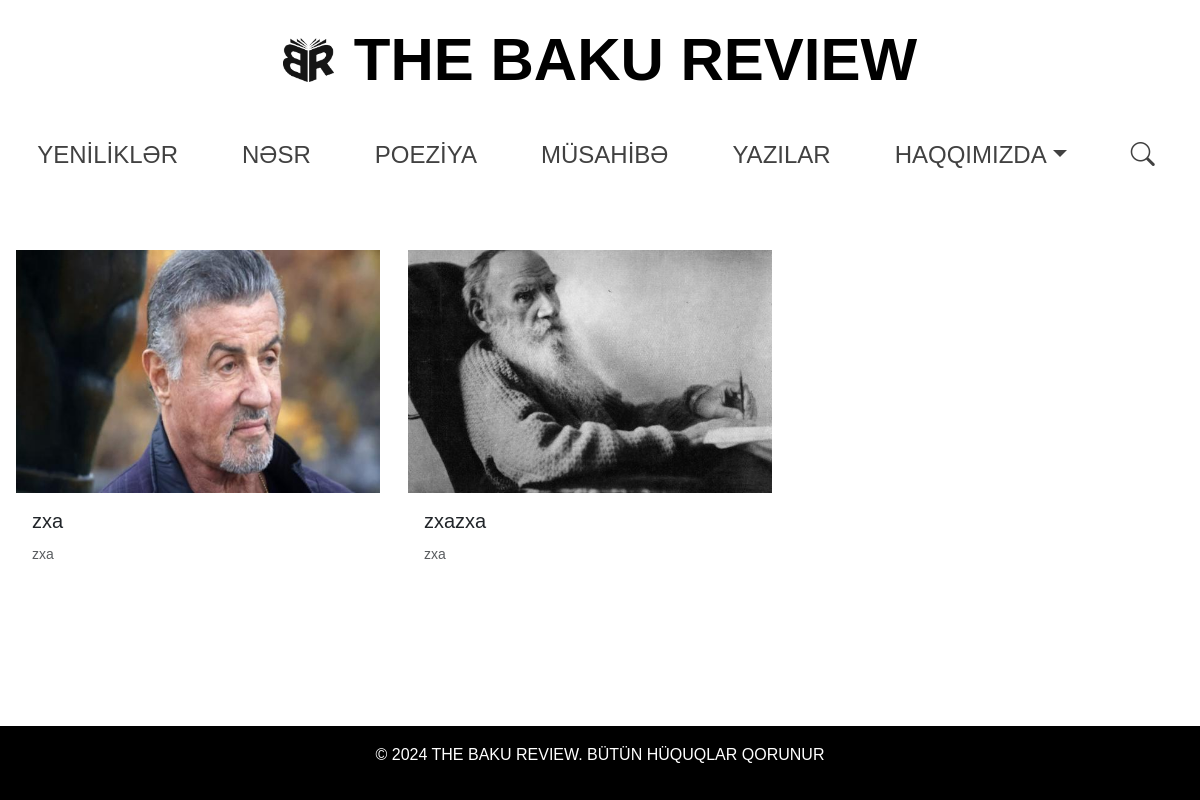
The app's page /interviews/ with its own data.
### core/models.py (models this page shows, shortened)
class BaseModel(models.Model):
    title = models.CharField(max_length=200, db_index=True)
    slug = models.SlugField(max_length=200, unique=True, blank=True)
    content = CKEditor5Field("Text", config_name="extends")
    image = models.ImageField(upload_to=get_image_upload_path)
    thumbnail = models.ImageField(
        upload_to=get_image_upload_path, null=True, blank=True
    )
    author = models.CharField(max_length=100, db_index=True)
    is_active = models.BooleanField(default=True)
    created_at = models.DateTimeField(auto_now_add=True)
    class Meta:
        abstract = True

class Interview(BaseModel):
    class Meta:
        verbose_name = "Müsahibə"
        verbose_name_plural = "Müsahibə"

### core/views.py (the view)
# urls.py: path("interviews/", views.InterviewListView.as_view(), name="interview_list"),
class InterviewListView(ListView):
    model = Interview
    template_name = "interview_list.html"
    context_object_name = "interview_list"
    paginate_by = 16
    def get_queryset(self):
        return Interview.objects.filter(is_active=True)

### templates/interview_list.html (shortened to what this page needs)
{% extends 'base.html' %}
{% load static %}
{% block content %}
<main class="container mt-4">
    <div class="row detail">
        {% for interview in interview_list %}
        <div class="col-md-4 prose-list mb-4">
            <a href="{% url 'interview_detail' interview.slug %}" class="card prose-card" style="height: 100%; text-decoration: none; color: inherit; border: none;">
                <img src="{{ interview.thumbnail.url }}" class="card-img-top" alt="{{ interview.title }}">
                <div class="card-body">
                    <h5 class="card-title">{{ interview.title }}</h5>
                    <p class="card-text"><small class="text-muted">{{ interview.author }}</small></p>
                </div>
            </a>
        </div>
        {% endfor %}
    </div>
</main>
{% endblock %}

### static/css/styles.css (style rules this page uses)
* { margin: 0; padding: 0; box-sizing: border-box; }
.prose-card .card-title { color: inherit; transition: color 0.3s; }
body { font-family: Arial, sans-serif; line-height: 1.6; display: flex; flex-direction: column; min-height: 100vh; margin: 0; }
.container { width: 100%; max-width: none; padding-left: 0.5rem; padding-right: 1rem; }
.mt-4 { margin-top: 0; }
main { flex: 1; margin-bottom: 50px; }
.prose-list { flex: 1 1 33.333%; max-width: calc(33.333% - 1rem); box-sizing: border-box; }
.row.detail { height: 100%; display: flex; align-items: stretch; gap: 1rem; }
.container .row>* { padding-right: 0; }
.card-img, .card-img-top { border-top-left-radius: 0 !important; border-top-right-radius: 0 !important; width: 100%; height: auto; object-fit: cover; aspect-ratio: 3 / 2; }

### records on screen
Interview: thumbnail (picture), title "zxa", author "zxa"
Interview: thumbnail (picture), title "zxazxa", author "zxa"
